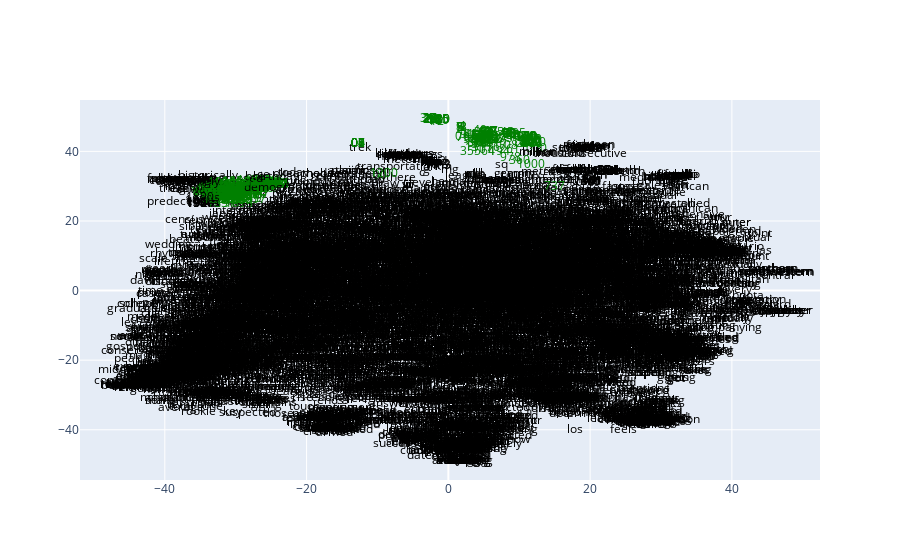

Notebook cell for this chart:
### Code cell
numeric = embeddings_df_tsne.index.str.isnumeric()
color = np.where(numeric, "green", "black")
fig = go.Figure()

fig.add_trace(
    go.Scatter(
        x=embeddings_df_tsne[0],
        y=embeddings_df_tsne[1],
        mode="text",
        text=embeddings_df_tsne.index,
        textposition="middle center",
        textfont=dict(color=color),
    )
)
# fig.write_html("word2vec_visualization.html")
fig

### Figure 1 — Plotly figure (JSON) as saved in the notebook; plotly's stock layout.template omitted (floating-point values rounded to 4 significant figures; data arrays with more than 128 entries replaced by an {"elided": "..."} marker saying what was removed)
{"data": [{"mode": "text", "text": {"elided": "6908 str values"}, "textfont": {"color": {"elided": "6908 str values"}}, "textposition": "middle center", "type": "scatter", "x": {"elided": "6908 float values"}, "y": {"elided": "6908 float values"}}], "layout": {}}
